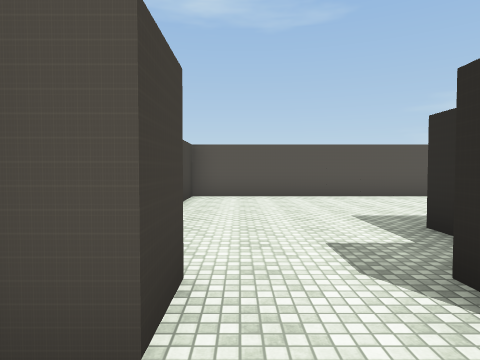
view 1 (above)

24 first-person views from a walk through a 3-D level made in the Unity game engine. The camera is 1.5 m above the floor, tilts 2° down and sees 75° across. The floor is counted in squares, 2 m on a side. Each view is taken from the middle of a square. On the plan, view 1 faces up. The plan holds only what a view shows up to about 10 squares ahead; the rest is blank. The place goes on beyond the plan. The player is left out. Some animated figures are left out. Some surface patterns are stand-ins.

view 2
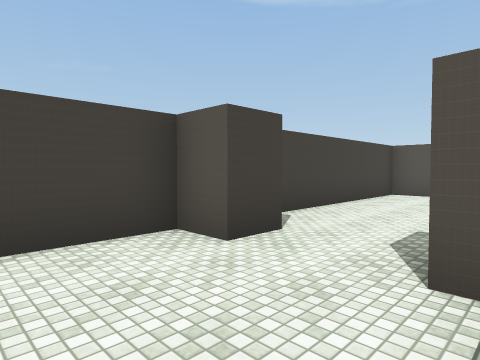

view 3
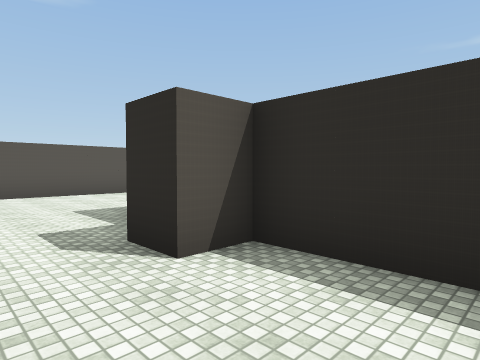

view 4
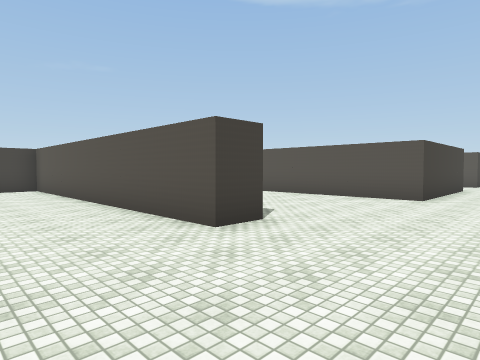

view 5
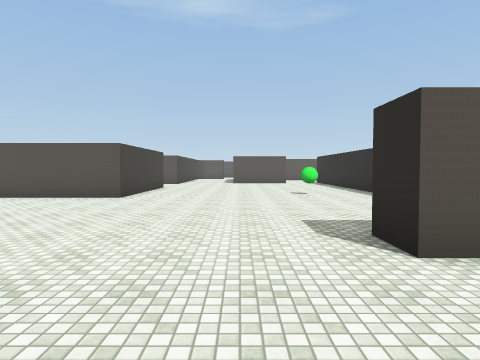

view 6
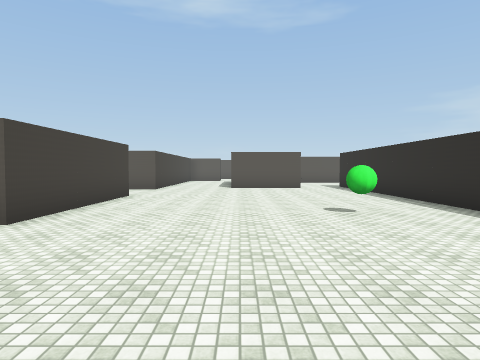

view 7
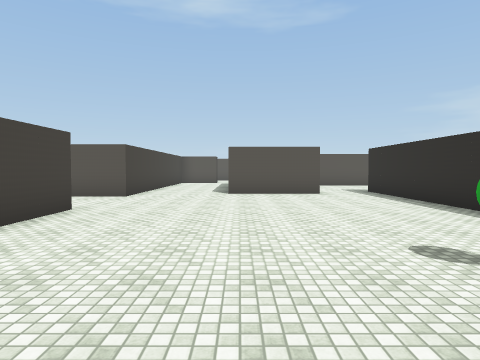

view 8
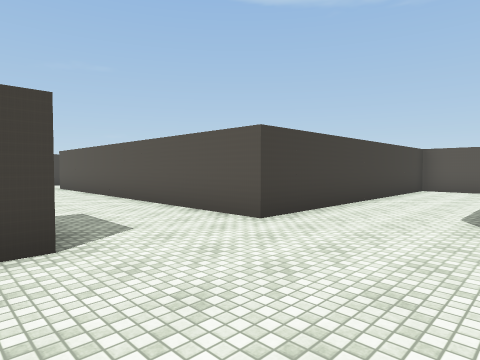

view 9
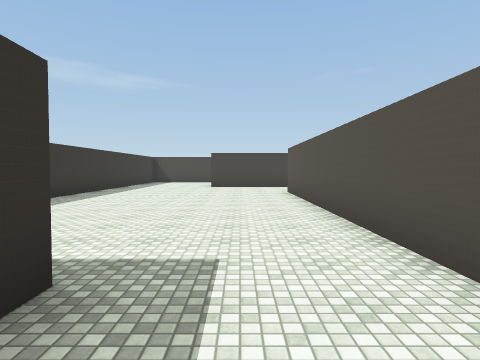

view 10
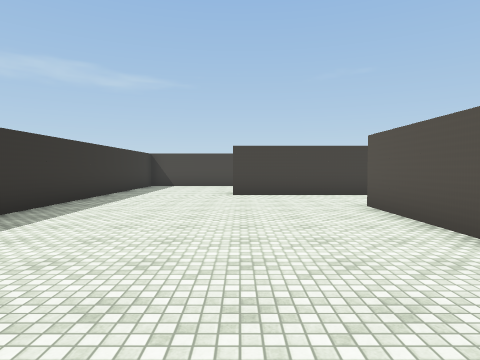

view 11
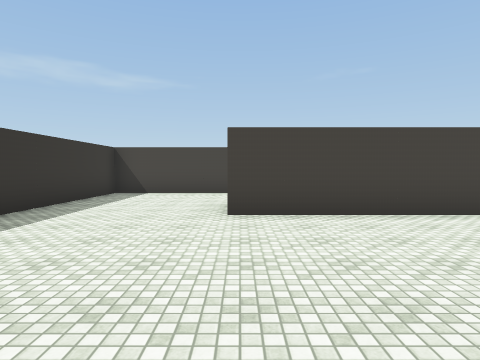

view 12
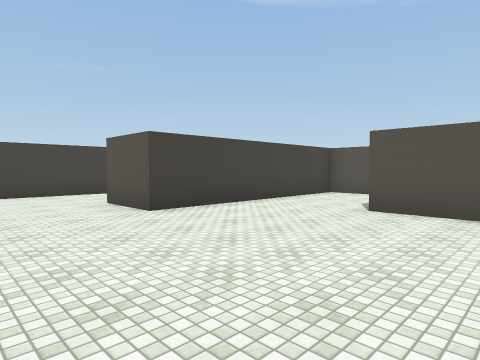

view 13
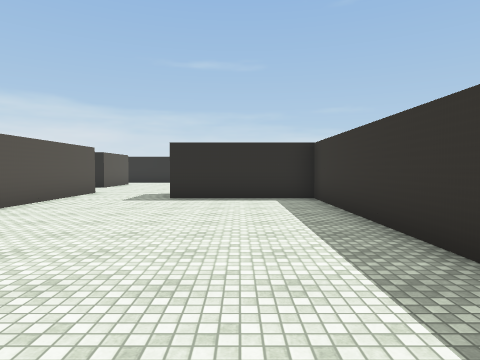

view 14
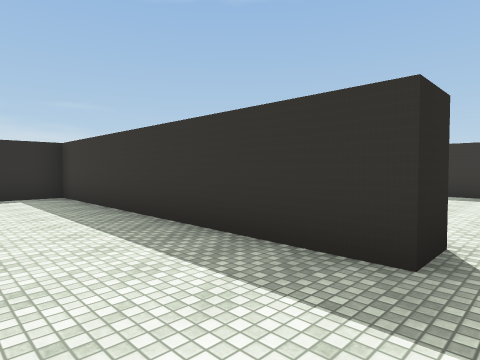

view 15
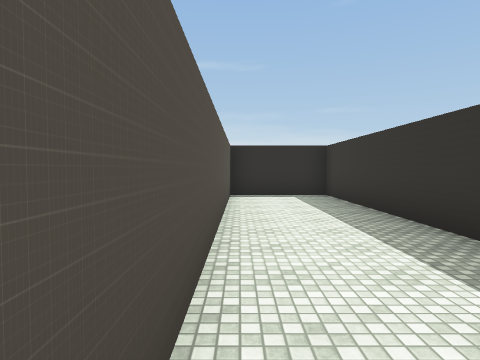

view 16
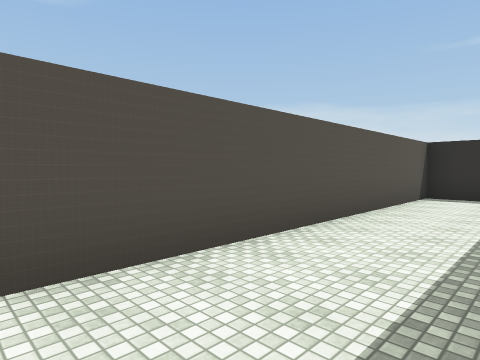

view 17
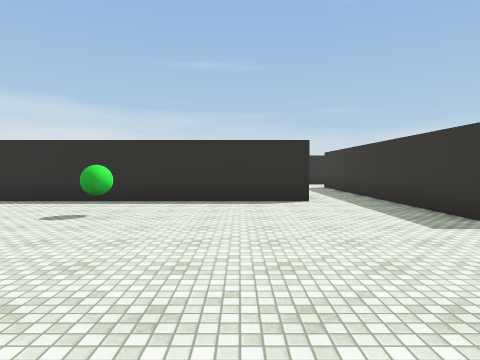

view 18
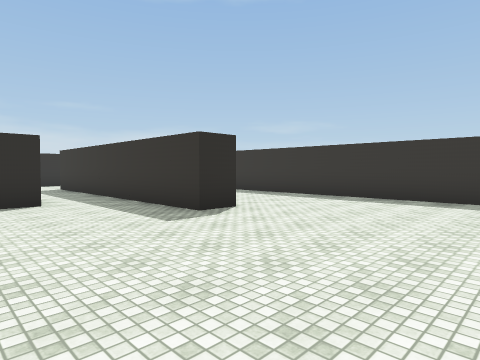

view 19
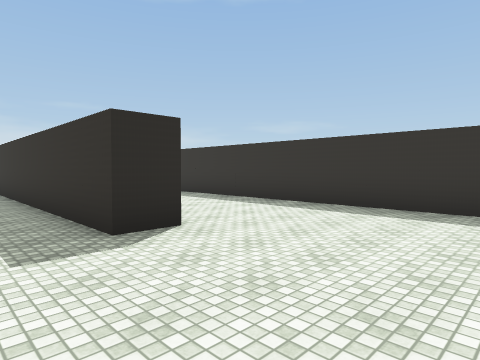

view 20
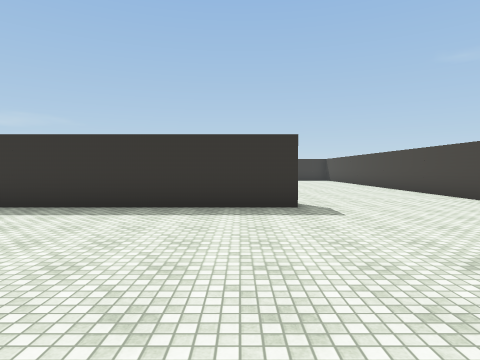

view 21
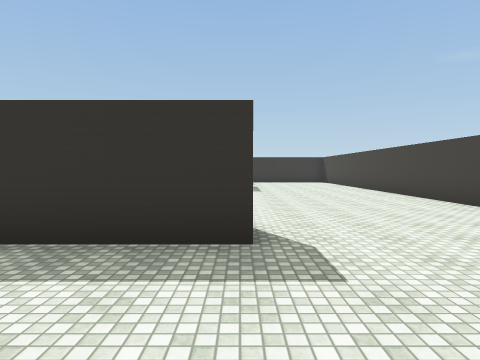

view 22
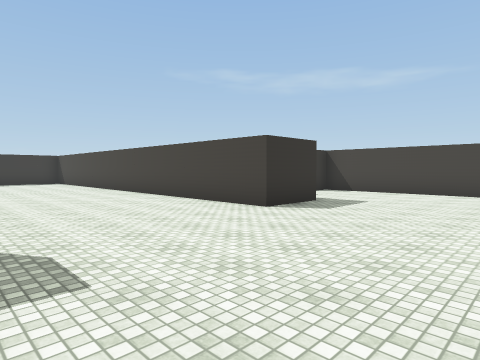

view 23
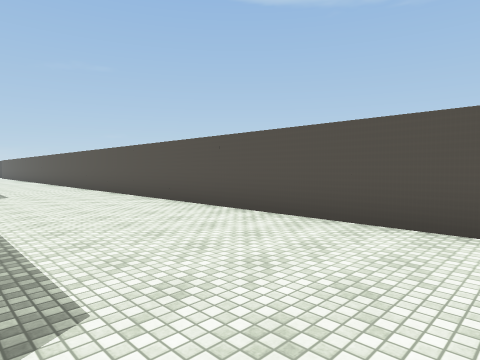

view 24
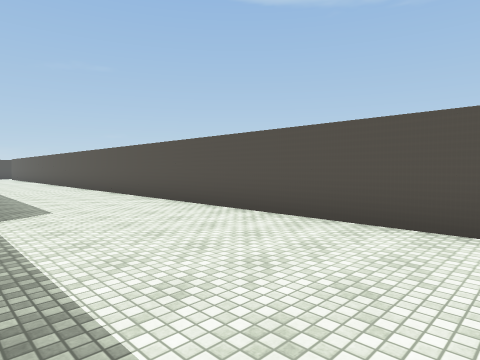

### Floor plan
Points are (right, up) in squares from view 1. A wall is a line through its corners. A room is listed if a view was taken in it or the views show most of it. See-through windows are left out.
Room 1 (views 1, 2, 3)
walls: (-0.4, 1.2) (-1.3, 1.2) (-1.3, -0.6); (2.4, -0.8) (2.4, 1.2) (1.5, 1.2)
ways out: opening at (0.5, 2) to room 2
Room 2 (views 4, 5, 6, 7, 8, 9, 10, 11, 12, 13, 17, 18, 19, 20, 21, 22, 23, 24)
walls: (7.9, 9.6) (7.9, 8.6) (-1.3, 8.6) (-1.3, 3.2); (8.9, 18.9) (8.9, 14.2) (-5, 14.2); (8.9, 4.9) (18.1, 4.9); (2.4, 3.4) (2.4, 4) (4.2, 4) (4.2, -1.5); (14.1, 8.6) (13.5, 8.6) (13.5, 9.5) (18.5, 9.5); (-0.4, 2.2) (-0.4, 1.2); (-4.1, 21.6) (-4.1, 18.8) (-6, 18.8); (1.5, 1.2) (1.5, 2.2); (16.3, 11.4) (16.3, 23); (-8.7, 17.6) (-8.7, 15.1) (7, 15.1) (7, 18.8) (7.5, 18.8); (14.5, 22.5) (11.6, 22.5); (8.9, 29.1) (8.9, 21.6) (-1.3, 21.6); (10.5, 29.9) (9.8, 29.9)
ways out: opening at (0.5, 2) to room 1; opening at (-2.5, 22) to room 3; opening at (-7.5, 18.5); opening at (15.5, 23)
objects: green ball (14, 15)
Room 3 (views 14, 15, 16)
walls: (-1.3, 21.6) (-1.3, 22.5) (7, 22.5) (7, 25.3) (-4.1, 25.3) (-4.1, 21.6)
ways out: opening at (-2.5, 22) to room 2

Positions as (right, up) in squares from view 1, and headings:
1: (0, 0), facing up
2: (2, -1), facing up-left
3: (0, -1), facing up-right
4: (11, 6), facing up-left
5: (12, 6), facing up
6: (12, 10), facing up
7: (12, 13), facing up
8: (12, 18), facing up-left
9: (9, 20), facing left
10: (5, 19), facing left
11: (1, 19), facing left
12: (1, 16), facing up-left
13: (-1, 17), facing right
14: (-2, 25), facing down-right
15: (-2, 25), facing right
16: (-2, 23), facing up-right
17: (9, 13), facing right
18: (9, 13), facing down-right
19: (10, 11), facing down-right
20: (10, 11), facing down
21: (9, 8), facing down
22: (9, 8), facing down-left
23: (9, 10), facing up-left
24: (5, 10), facing up-left
